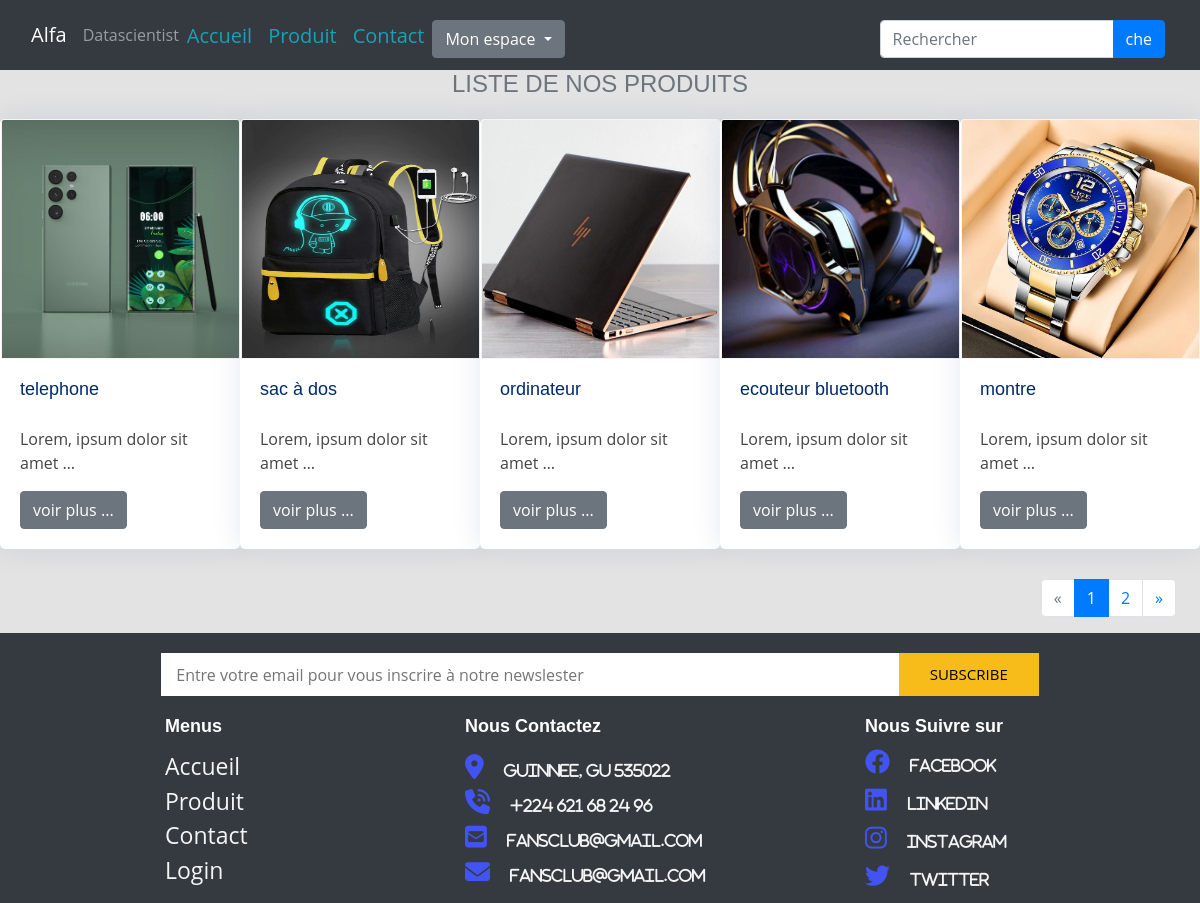
The page /store/listproduct/ on the database its author committed.
### store/models.py (models this page shows, shortened)
class Product(models.Model):
    name = models.CharField(max_length=128, verbose_name="nom du produit")
    price = models.FloatField(verbose_name="prix du produit")
    stock = models.IntegerField(verbose_name="Quantité stoker")
    thumbnail = models.ImageField(upload_to="products", blank=True, null= True)
    description = models.TextField(blank=True, verbose_name="Description du produit")
    categories = models.ForeignKey(Categories, on_delete=models.CASCADE)
    class Meta:
        verbose_name = "Produit"

### store/views.py (the view)
# urls.py: path("listproduct/", ListProduct, name="listproduct"),
def  ListProduct(request):
    products = Product.objects.all()
    paginator = Paginator(products, 5)
    page = request.GET.get('page')
    try:
        prods = paginator.page(page)
    except PageNotAnInteger:
        prods = paginator.page(1)
    except EmptyPage :
        prods = paginator.page(paginator.num_pages)
    return render(request, 'store/product_list.html', {"products": prods})

### store/templates/store/product_list.html (shortened to what this page needs)
{% extends "base.html" %}
{% block content %}
<h4 class="text-center text-muted">LISTE DE NOS PRODUITS</h4>
<div id="content">
    {% for item in products %}
    <div class="card" style="width: 15rem;">
      <a href="{% url 'store:detail' pk=item.pk %}" >
        <img src="{{ item.thumbnail.url }}" alt="{{ item.name }}" class="img-fluid card-img-top" style="height: 240px;">
      </a>
      <div class="card-body">
          <h5 class="card-title">{{ item.name }}</h5>
          <p class="card-text">{{ item.description|truncatewords:5 }}</p>
          <a href="{% url 'store:detail' pk=item.pk %}" class="btn btn-secondary">voir plus ...</a>
      </div>
    </div>
    {% endfor %}
    </div>
    <div class="div-pagin">
        <ul class="pagination justify-content-end mx-4">
            {% if products.has_previous %}
                <li class="page-item">
                    <a class="page-link" href="?page=1">&laquo;</a>
                </li>
                <!-- <li class="page-item">
                    <a class="page-link" href="?page={{ products.previous_page_number }}">Précédent</a>
                </li> -->
            {% else %}
                <li class="page-item disabled">
                    <a class="page-link" href="#">&laquo;</a>
                </li>
            {% endif %}
            {% for num in products.paginator.page_range %}
                {% if products.number == num %}
                    <li class="page-item active">
                        <a class="page-link" href="#">{{ num }}</a>
                    </li>
                {% else %}
                    <li class="page-item">
                        <a class="page-link" href="?page={{ num }}">{{ num }}</a>
                    </li>
                {% endif %}
            {% endfor %}
            {% if products.has_next %}
                <li class="page-item">
                    <a class="page-link" href="?page={{ products.paginator.num_pages }}"> &raquo;</a>
                </li>
            {% endif %}
        </ul>
    </div>
{% endblock content %}

### store/static/store/css/style.css (style rules this page uses)
:root { scroll-behavior: smooth; }
body { font-family: "Open Sans", sans-serif; background: #f6f9ff; color: #444444; }
a { color: #4154f1; text-decoration: none; }
h1, h2, h3, h4, h5, h6 { font-family: "Nunito", sans-serif; }
.card { margin-bottom: 30px; border: none; border-radius: 5px; box-shadow: 0px 0 30px rgba(1, 41, 112, 0.1); }
.card-title { padding: 20px 0 15px 0; font-size: 18px; font-weight: 500; color: #012970; font-family: "Poppins", sans-serif; }
.card-body { padding: 0 20px 20px 20px; }

### store/static/store/css/index.css (style rules this page uses)
* { text-decoration: none; }
html, body { height: 100%; padding: 0; margin: 0; position: relative; }
#content { margin-top: 20px; display: flex; justify-content:space-around; flex-wrap: wrap; row-gap: 20px; }
#content img { border: 1px solid whitesmoke; position: relative; left: 0.3%; width: 99.50%; }

### store/static/store/css/footer.css (style rules this page uses)
body a { text-decoration: none ; }

### rows shown on the page
Product: thumbnail (picture), name "telephone", description "Lorem, ipsum dolor sit amet …"
Product: thumbnail (picture), name "sac à dos", description "Lorem, ipsum dolor sit amet …"
Product: thumbnail (picture), name "ordinateur", description "Lorem, ipsum dolor sit amet …"
Product: thumbnail (picture), name "ecouteur bluetooth", description "Lorem, ipsum dolor sit amet …"
Product: thumbnail (picture), name "montre", description "Lorem, ipsum dolor sit amet …"

### other values the page prints
{{ num }} "1"
{{ num }} "2"
